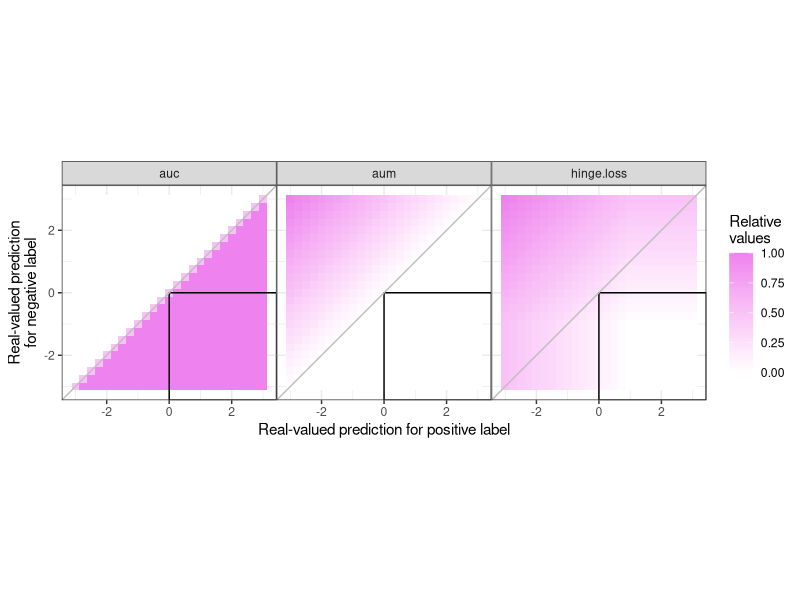

Source code (R):
library(data.table)
library(ggplot2)

loss.wide <- data.table::fread("figure-compare-hinge-loss-data.csv")

loss.wide[, neg.auc := -auc]
loss.tall <- melt(
  loss.wide,
  measure.vars = c("auc", "aum", "hinge.loss"),
  variable.name="loss.name",
  value.name="loss.value")
normalize <- function(x)(x-min(x))/(max(x)-min(x))
loss.tall[, loss.norm := normalize(loss.value), by=loss.name]
rect.dt <- data.table(
  xmin=0, xmax=Inf,
  ymin=-Inf, ymax=0)
gg <- ggplot()+
  geom_tile(aes(
    pos, neg, fill=loss.norm),
    data=loss.tall)+
  ## geom_contour(aes(
  ##   pos, neg, z=loss.norm),
  ##   data=loss.tall)+
  geom_rect(aes(
    xmin=xmin, xmax=xmax,
    ymin=ymin, ymax=ymax),
    fill=NA,
    color="black",
    data=rect.dt)+
  theme_bw()+
  theme(panel.spacing=grid::unit(0, "lines"))+
  facet_grid(. ~ loss.name)+
  geom_abline(
    slope=1, intercept=0, color="grey")+
  scale_fill_gradient(
    "Relative\nvalues",
    low="white",
    high="violet")+
  coord_equal()+
  xlab("Real-valued prediction for positive label")+
  ylab("Real-valued prediction\nfor negative label")
png("figure-compare-hinge-loss.png", width=6, height=2, res=100, units="in")
print(gg)
dev.off()
